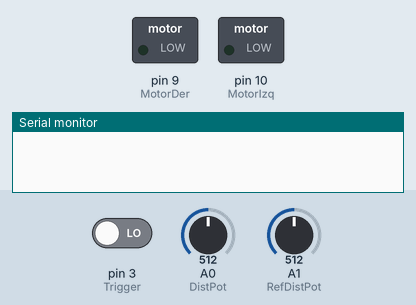
This sketch was run on a simulated Arduino Uno, built with avr-gcc and run on an emulated ATmega328P. Parts: switched loads named in the sketch (green lamp = pin HIGH), the last lines printed to the serial monitor. Inputs (shaded band) come from the test bench; at power-on: pin 3 (Trigger) LOW, A0 (DistPot) = 512, A1 (RefDistPot) = 512. Pins used as bus, display or sensor lines are not drawn.

Above: at 0.1 s.
At 1.1 s:
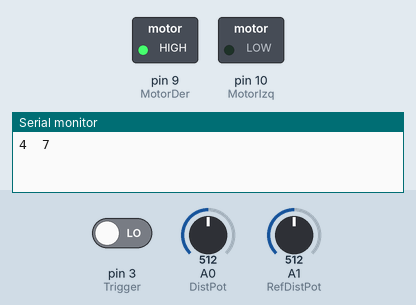
Timing chart, 0 to 2.6 s (numbered marks = the images above):
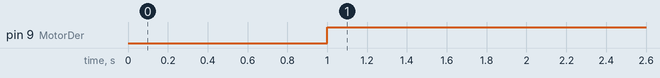

Measured:
- by itself, pin 9 (MotorDer): LOW → HIGH at 1.0 s

The sketch:

SensorUltrasonico+MotorDC.ino
```cpp
//Para el sensor ultrasónico
long distancia;
long tiempo;
/** Pines del sensor **/
const int Echo = 2, Trigger = 3;

//Para el motor DC
const int MotorIzq = 10;
const int MotorDer = 9;
const int DistPot = A0; //Potenciómetro que simula la distancia
const int RefDistPot = A1; //Potenciómetro que determina la distancia máxima a la que se acerca
int RefDistancia; //Para determinar la distancia máxima a la que se acerca la prensa al FSR


void setup(){
  //Definición de los pines del motor (Salida)
  pinMode(MotorIzq, OUTPUT);
  pinMode(MotorDer, OUTPUT);
  //Definicipon de los pines de los pot (Entrada)
  pinMode(DistPot, INPUT);
  pinMode(RefDistPot, INPUT);
  /****/
  Serial.begin(9600);
  /*activación del pin 2 como salida: para el pulso ultrasónico*/
pinMode(Echo, OUTPUT);
/*activación del pin 3 como entrada: tiempo del rebote del ultrasonido*/
 pinMode(Trigger, INPUT);
}
void loop(){
  digitalWrite(2,LOW);
/* Por cuestión de estabilización del sensor*/
  delayMicroseconds(5);
digitalWrite(2, HIGH);
/* envío del    pulso ultrasónico*/
delayMicroseconds(10);
  tiempo=pulseIn(3, HIGH);
/* Función para medir la longitud del pulso entrante.*/
  //distancia= int(0.017*tiempo);
  RefDistancia= map(analogRead(RefDistPot), 0, 1023, 0, 8);
  distancia = mapfloat(analogRead(DistPot), 0., 1023., 0., 15.);
/*fórmula para calcular la distancia obteniendo un valor entero*/
  /*Monitorización en centímetros por el monitor serial*/
  //Serial.println("Ref "+ String(RefDistancia)+" cm\t Distancia " + String(distancia)+ " cm");
  Serial.print(RefDistancia);
  Serial.print("\t");
  Serial.println(distancia);
  if(distancia > RefDistancia){
    AcercarMotor();
    }else DetenerMotor();

  delay(50);
}

void AcercarMotor(){
  digitalWrite(MotorDer, HIGH);
  digitalWrite(MotorIzq, LOW);
}

void AlejarMotor(){
  digitalWrite(MotorDer, LOW);
  digitalWrite(MotorIzq, HIGH);
}
void DetenerMotor(){
  digitalWrite(MotorDer, LOW);
  digitalWrite(MotorIzq, LOW);
}

//Mapeo con números flotantes
float mapfloat(float x, float in_min, float in_max, float out_min, float out_max)
{
  return (x - in_min) * (out_max - out_min) / (in_max - in_min) + out_min;
}
```
